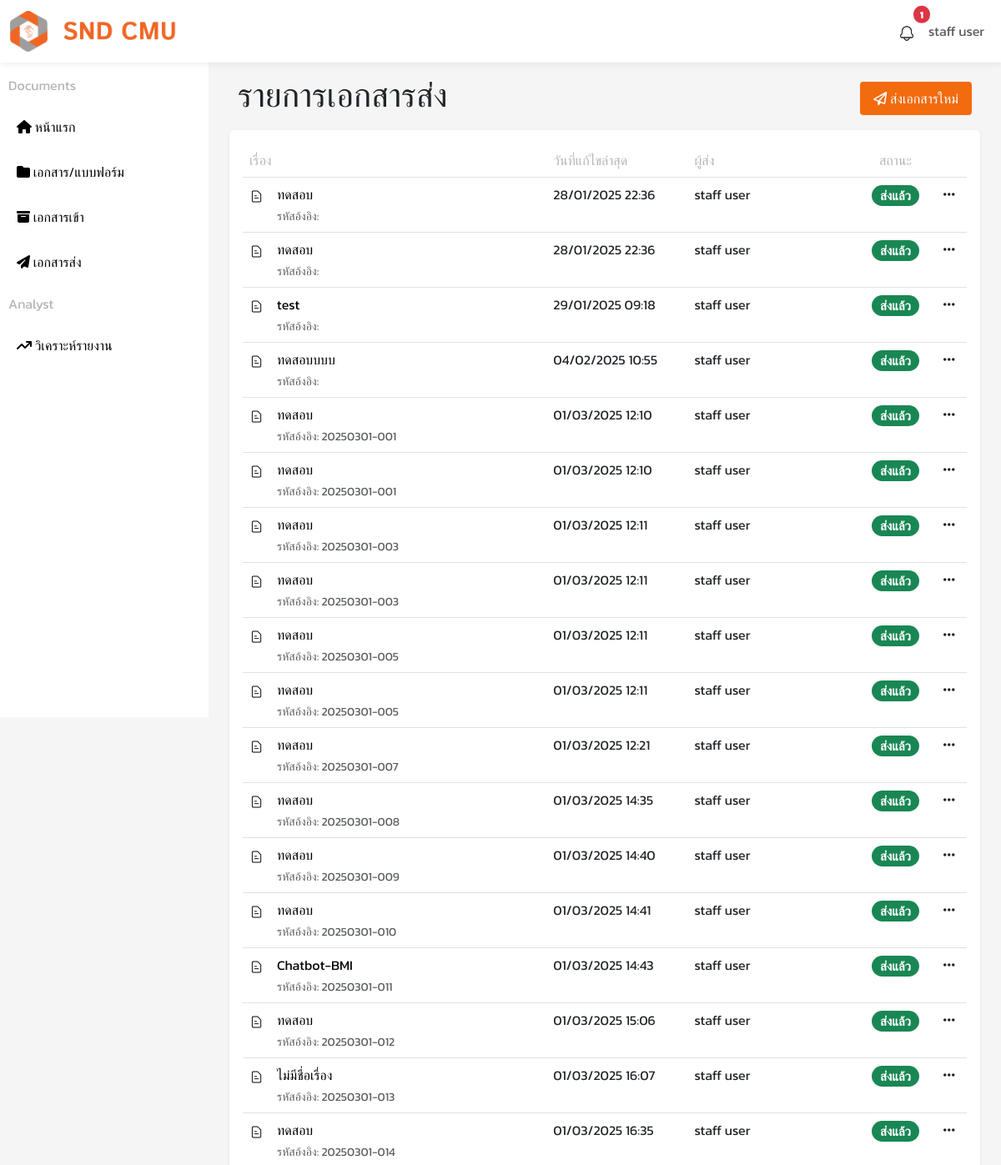
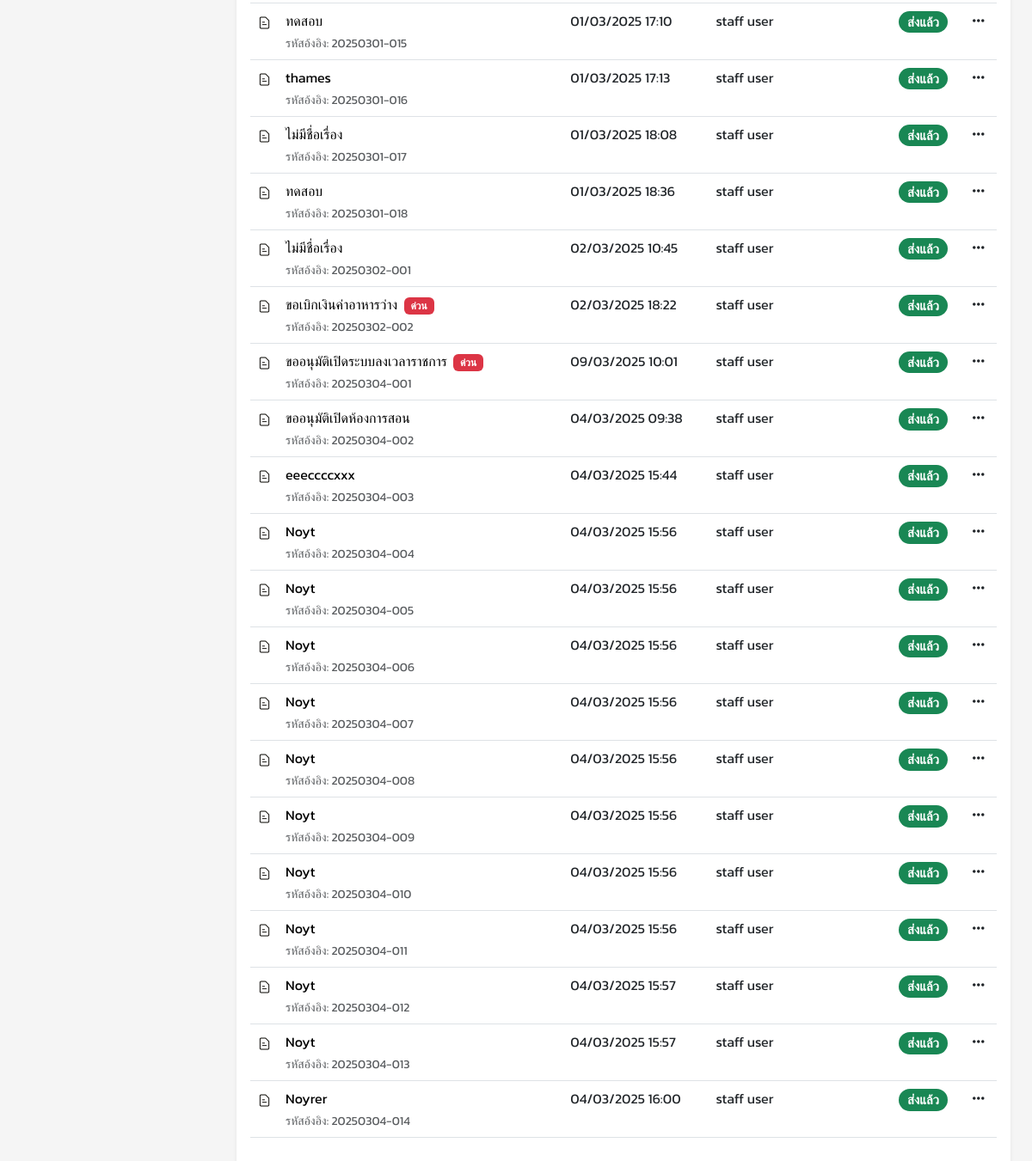
Screenshot of /pages/submission/send.php (signed in) with the database file from the repository (2 pictures, top to bottom).
### tables this page shows
CREATE TABLE `users` (
  `user_id` int(11) NOT NULL,
  `prefix` varchar(50) NOT NULL,
  `upassword` varchar(255) NOT NULL,
  `firstname` varchar(100) NOT NULL,
  `lastname` varchar(100) NOT NULL,
  `position` varchar(100) NOT NULL,
  `email` varchar(100) NOT NULL,
  `role` enum('staff','lecturer','admin') NOT NULL,
  `status` varchar(1) NOT NULL DEFAULT '1',
  `created_at` timestamp NOT NULL DEFAULT current_timestamp()
);

CREATE TABLE `document_submission` (
  `submission_id` int(11) NOT NULL,
  `sender_id` int(11) DEFAULT NULL,
  `purpose_id` int(11) DEFAULT NULL,
  `document_code` varchar(50) NOT NULL,
  `status` enum('submitted','revision','cancel') DEFAULT NULL,
  `name` varchar(255) DEFAULT NULL,
  `remark` text DEFAULT NULL,
  `urgency` tinyint(1) NOT NULL DEFAULT 0,
  `previous_refcode` varchar(50) DEFAULT NULL,
  `created_at` timestamp NOT NULL DEFAULT current_timestamp(),
  `updated_at` timestamp NOT NULL DEFAULT current_timestamp() ON UPDATE current_timestamp()
);

### config/func.php (called while the page is built, shortened)
<?php
function fetch_user($conn, $user_id) {
    $query = "SELECT prefix, firstname, lastname FROM users WHERE user_id = ? LIMIT 1";
    $stmt = $conn->prepare($query);
    $stmt->bind_param("s", $user_id);
    $stmt->execute();
    $result = $stmt->get_result();
    if ($result->num_rows > 0) {
        return $result->fetch_assoc();
    } else {
        return null;
    }
}
function fetch_submission($conn, $user_id) {
    $sql = "SELECT
                ds.submission_id,
                ds.name,
                ds.urgency,
                ds.document_code,
                ds.updated_at,
                ds.status,
                u.firstname,
                u.lastname,
                u.prefix,
                IF(dr.revision_count > 0, 'revision', ds.status) AS final_status
            FROM document_submission ds
            JOIN users u ON ds.sender_id = u.user_id
            LEFT JOIN (
                SELECT submission_id, COUNT(*) AS revision_count
                FROM document_recipient
                WHERE status = 'revision'
                GROUP BY submission_id
            ) dr ON ds.submission_id = dr.submission_id
            WHERE ds.sender_id = ?";
    $stmt = $conn->prepare($sql);
    $stmt->bind_param("i", $user_id);
    $stmt->execute();
    $result = $stmt->get_result();
    return $result;
}
?>

### pages/submission/send.php (the view, shortened to what this page needs)
<?php
include '../../config/func.php';
$user_id = $_SESSION['user_id'];
$data = fetch_user($conn, $user_id);
?>
<!DOCTYPE html>
<html lang="en">
<head>
    <link rel="stylesheet" href="../../assets/css/style.css">
    <link href="https://cdn.jsdelivr.net/npm/bootstrap@5.3.3/dist/css/bootstrap.min.css" rel="stylesheet">
    <link rel="stylesheet" href="https://cdnjs.cloudflare.com/ajax/libs/font-awesome/6.1.1/css/all.min.css">
    <link rel="stylesheet" href="https://cdnjs.cloudflare.com/ajax/libs/twitter-bootstrap/5.3.0/css/bootstrap.min.css">
    <link rel="stylesheet" href="https://cdn.datatables.net/2.2.2/css/dataTables.bootstrap5.css">
</head>
<body style="background-color: #F5F5F5;">
    <nav id="header" class="navbar navbar-expand-lg bg-body fixed-top">
        <div class="container-fluid">
            <a class="navbar-brand" href="#"><img src="../../assets/img/logo-snd.png" alt="" width="200px"></a>
            <div class="collapse navbar-collapse" id="navbarSupportedContent">
                <ul class="navbar-nav ms-auto">
                    <?php include '../../components/notification_component.php'; ?>
                    <li class="nav-item dropdown">
                        <a class="nav-link" href="#" role="button" data-bs-toggle="dropdown" aria-expanded="false">
                            <?php echo isset($data) ? $data['prefix'] . " " . $data['firstname'] . " " . $data['lastname'] : "ไม่พบข้อมูล"; ?>
                        </a>
                    </li>
                </ul>
            </div>
        </div>
    </nav>
    <section id="sidebar">
        <div class="sidebar-dash">
            <div class="list-dash">
                <div class="dash">
                    <div class="title-sidebar">
                        <p>Documents
                    </div>
                    <ul>
                        <li><a href="../dashboard/staff.php">
                                <div><i class="fa-solid fa-house"></i> หน้าแรก</div>
                            </a></li>
                        <li><a href="../form/folder-staff.php">
                                <div><i class="fa-solid fa-folder"></i> เอกสาร/แบบฟอร์ม</div>
                            </a></li>
                        <li><a href="../inbox/inbox.php">
                                <div><i class="fa-solid fa-box-archive"></i> เอกสารเข้า</div>
                            </a></li>
                        <li><a href="send.php">
                                <div><i class="fa-solid fa-paper-plane"></i> เอกสารส่ง</div>
                            </a></li>
                    </ul>
                </div>
                <div class="analyst">
                    <div class="title-sidebar">
                        <p>Analyst
                    </div>
                    <ul>
                        <li><a href="../analyst/analyst-staff.php">
                                <div><i class="fa-solid fa-arrow-trend-up"></i> วิเคราะห์รายงาน</div>
                            </a></li>
                    </ul>
                </div>
            </div>
        </div>
    </section>
    <section id="container">
        <div class="content-header">
            <h1>รายการเอกสารส่ง</h1>
            <div>
                <a href="send-1.php">
                    <button type="button" class="btn btn-primary" data-bs-toggle="modal" data-bs-target="#staticBackdrop">
                        <i class="fa-regular fa-paper-plane"></i> ส่งเอกสารใหม่
                    </button>
                </a>
            </div>
        </div>
        <div class="content shadow-sm p-3 mb-5 rounded">
            <table id="listSendTable" class="table table-hover mb-3">
                <thead>
                    <tr>
                        <th colspan="2" style="width: 40%;">เรื่อง</th>
                        <th style="width: 20%; text-align: left;">วันที่แก้ไขล่าสุด</th>
                        <th style="width: 25%;">ผู้ส่ง</th>
                        <th style="width: 10%;" class="text-center">สถานะ</th>
                        <th style="width: 5%;"></th>
                    </tr>
                </thead>
                <tbody>
                    <?php
                    $result = fetch_submission($conn, $user_id);
                    if ($result->num_rows > 0) {
                        while ($row = $result->fetch_assoc()) {
                            echo "<tr>";
                            echo "<td><img src='../../assets/img/draft.png' width='17px'></td>";
                            echo "<td style='width: 40%;'>";
                            if (!empty($row['name'])) {
                                echo "<a href='detail.php?submission_id=" . $row['submission_id'] . "'>" . $row['name'] . "</a>";
                            } else {
                                echo "<a href='detail.php?submission_id=" . $row['submission_id'] . "'>ไม่มีชื่อเรื่อง</a>";
                            }
                            if ($row['urgency'] == 1) {
                                echo "&nbsp;&nbsp;<span class='badge bg-danger'>ด่วน</span> ";
                            }
                            echo "<div class='form-text'>รหัสอ้งอิง: " . $row['document_code'] . "</div></td>";
                            echo "<td style='width: 20%; text-align: left;'>" . date("d/m/Y H:i", strtotime($row['updated_at'])) . "</td>";
                            echo "<td style='width: 25%;'>" . $row['prefix'] . " " . $row['firstname'] . " " . $row['lastname'] . "</td>";
                            echo "<td style='width: 10%;'>";
                            if ($row['status'] == 'submitted') {
                                echo "<h5 class='text-center'><span class='badge rounded-pill text-bg-success'>ส่งแล้ว</span></h5>";
                            } elseif ($row['status'] == 'cancel') {
                                echo "<h5 class='text-center'><span class='badge rounded-pill text-bg-danger'>ยกเลิกแล้ว</span></h5>";
                            } else {
                                echo "<h5 class='text-center'><span class='badge rounded-pill text-bg-success'>ส่งแล้ว</span></h5>";
                            }
                            echo "</td>";
                            echo "<td style='width: 5%;'class='text-center'><a class='link-dark' href='#' data-bs-toggle='dropdown' aria-expanded='false'><i class='fas fa-ellipsis-h '></i></a>";
                            echo "</td>";
                            echo "</tr>";
                        }
                    }
                    ?>
                </tbody>
            </table>
        </div>
    </section>
</body>
</html>

### assets/css/style.css (style rules this page uses)
#sidebar { font-family: "Kanit", sans-serif; font-style: normal; margin-top: 60px; width: 250px; height: 100vh; background-color: #fff; color: #000; padding: 30px 10px 10px 10px; box-sizing: border-box; position: fixed; top: 0; left: 0; overflow-y: auto; font-weight: 300; }
#sidebar ul { list-style: none; padding: 0; }
#sidebar ul li { margin: 10px 0; }
#sidebar a { text-decoration: none; color: #000; display: flex; align-items: center; gap: 10px; padding: 10px; transition: background-color 0.3s; }
.title-sidebar { color: #B5B5B5; font-weight: 400; }
#header { box-shadow: 0 0 10px rgba(0, 0, 0, 0.1); font-family: "Kanit", sans-serif; font-style: normal; }
#container { font-family: "Kanit", sans-serif; font-style: normal; margin-top: 80px; margin-left: 275px; margin-right: 25px; }
.content-header { display: flex; align-items: center; justify-content: space-between; padding: 10px; }
.content-header .btn { background-color: #F26B0F; color: white; padding: 8px 16px; border: none; font-size: 16px; border-radius: 4px; cursor: pointer; }
.content { background-color: #fff; border-radius: 7px; padding: 20px; min-height: 100vh; height: auto; }
.content table th { color: #B5B5B5; font-weight: 300; }
.content table td a { color: #000; text-decoration: none; }
::placeholder { font-size: 16px; }

### rows the page displays
users: firstname "staff", lastname "user"
document_submission: name "ทดสอบ", updated_at "28/01/2025 22:36", sender.firstname "staff", sender.lastname "user", status "ส่งแล้ว"
document_submission: name "ทดสอบ", updated_at "28/01/2025 22:36", sender.firstname "staff", sender.lastname "user", status "ส่งแล้ว"
document_submission: name "test", updated_at "29/01/2025 09:18", sender.firstname "staff", sender.lastname "user", status "ส่งแล้ว"
document_submission: name "ทดสอบบบบ", updated_at "04/02/2025 10:55", sender.firstname "staff", sender.lastname "user", status "ส่งแล้ว"
document_submission: name "ทดสอบ", document_code "20250301-001", updated_at "01/03/2025 12:10", sender.firstname "staff", sender.lastname "user", status "ส่งแล้ว"
document_submission: name "ทดสอบ", document_code "20250301-001", updated_at "01/03/2025 12:10", sender.firstname "staff", sender.lastname "user", status "ส่งแล้ว"
document_submission: name "ทดสอบ", document_code "20250301-003", updated_at "01/03/2025 12:11", sender.firstname "staff", sender.lastname "user", status "ส่งแล้ว"
document_submission: name "ทดสอบ", document_code "20250301-003", updated_at "01/03/2025 12:11", sender.firstname "staff", sender.lastname "user", status "ส่งแล้ว"
document_submission: name "ทดสอบ", document_code "20250301-005", updated_at "01/03/2025 12:11", sender.firstname "staff", sender.lastname "user", status "ส่งแล้ว"
document_submission: name "ทดสอบ", document_code "20250301-005", updated_at "01/03/2025 12:11", sender.firstname "staff", sender.lastname "user", status "ส่งแล้ว"
document_submission: name "ทดสอบ", document_code "20250301-007", updated_at "01/03/2025 12:21", sender.firstname "staff", sender.lastname "user", status "ส่งแล้ว"
document_submission: name "ทดสอบ", document_code "20250301-008", updated_at "01/03/2025 14:35", sender.firstname "staff", sender.lastname "user", shows "ส่งแล้ว"
document_submission: name "ทดสอบ", document_code "20250301-009", updated_at "01/03/2025 14:40", sender.firstname "staff", sender.lastname "user", shows "ส่งแล้ว"
document_submission: name "ทดสอบ", document_code "20250301-010", updated_at "01/03/2025 14:41", sender.firstname "staff", sender.lastname "user", shows "ส่งแล้ว"
document_submission: name "Chatbot-BMI", document_code "20250301-011", updated_at "01/03/2025 14:43", sender.firstname "staff", sender.lastname "user", shows "ส่งแล้ว"
document_submission: name "ทดสอบ", document_code "20250301-012", updated_at "01/03/2025 15:06", sender.firstname "staff", sender.lastname "user", status "ส่งแล้ว"
document_submission: document_code "20250301-013", updated_at "01/03/2025 16:07", sender.firstname "staff", sender.lastname "user", status "ส่งแล้ว"
document_submission: name "ทดสอบ", document_code "20250301-014", updated_at "01/03/2025 16:35", sender.firstname "staff", sender.lastname "user", status "ส่งแล้ว"
document_submission: name "ทดสอบ", document_code "20250301-015", updated_at "01/03/2025 17:10", sender.firstname "staff", sender.lastname "user", status "ส่งแล้ว"
document_submission: name "thames", document_code "20250301-016", updated_at "01/03/2025 17:13", sender.firstname "staff", sender.lastname "user", status "ส่งแล้ว"
document_submission: document_code "20250301-017", updated_at "01/03/2025 18:08", sender.firstname "staff", sender.lastname "user", status "ส่งแล้ว"
document_submission: name "ทดสอบ", document_code "20250301-018", updated_at "01/03/2025 18:36", sender.firstname "staff", sender.lastname "user", status "ส่งแล้ว"
document_submission: document_code "20250302-001", updated_at "02/03/2025 10:45", sender.firstname "staff", sender.lastname "user", status "ส่งแล้ว"
document_submission: name "ขอเบิกเงินค่าอาหารว่าง", urgency "ด่วน", document_code "20250302-002", updated_at "02/03/2025 18:22", sender.firstname "staff", sender.lastname "user", status "ส่งแล้ว"
document_submission: name "ขออนุมัติเปิดระบบลงเวลาราชการ", urgency "ด่วน", document_code "20250304-001", updated_at "09/03/2025 10:01", sender.firstname "staff", sender.lastname "user", status "ส่งแล้ว"
document_submission: name "ขออนุมัติเปิดห้องการสอน", document_code "20250304-002", updated_at "04/03/2025 09:38", sender.firstname "staff", sender.lastname "user", status "ส่งแล้ว"
document_submission: name "eeeccccxxx", document_code "20250304-003", updated_at "04/03/2025 15:44", sender.firstname "staff", sender.lastname "user", status "ส่งแล้ว"
document_submission: name "Noyt", document_code "20250304-004", updated_at "04/03/2025 15:56", sender.firstname "staff", sender.lastname "user", status "ส่งแล้ว"
document_submission: name "Noyt", document_code "20250304-005", updated_at "04/03/2025 15:56", sender.firstname "staff", sender.lastname "user", status "ส่งแล้ว"
document_submission: name "Noyt", document_code "20250304-006", updated_at "04/03/2025 15:56", sender.firstname "staff", sender.lastname "user", status "ส่งแล้ว"
document_submission: name "Noyt", document_code "20250304-007", updated_at "04/03/2025 15:56", sender.firstname "staff", sender.lastname "user", status "ส่งแล้ว"
document_submission: name "Noyt", document_code "20250304-008", updated_at "04/03/2025 15:56", sender.firstname "staff", sender.lastname "user", status "ส่งแล้ว"
document_submission: name "Noyt", document_code "20250304-009", updated_at "04/03/2025 15:56", sender.firstname "staff", sender.lastname "user", status "ส่งแล้ว"
document_submission: name "Noyt", document_code "20250304-010", updated_at "04/03/2025 15:56", sender.firstname "staff", sender.lastname "user", status "ส่งแล้ว"
document_submission: name "Noyt", document_code "20250304-011", updated_at "04/03/2025 15:56", sender.firstname "staff", sender.lastname "user", status "ส่งแล้ว"
document_submission: name "Noyt", document_code "20250304-012", updated_at "04/03/2025 15:57", sender.firstname "staff", sender.lastname "user", status "ส่งแล้ว"
document_submission: name "Noyt", document_code "20250304-013", updated_at "04/03/2025 15:57", sender.firstname "staff", sender.lastname "user", status "ส่งแล้ว"
document_submission: name "Noyrer", document_code "20250304-014", updated_at "04/03/2025 16:00", sender.firstname "staff", sender.lastname "user", status "ส่งแล้ว"

### other values shown
$unread_count "1"
